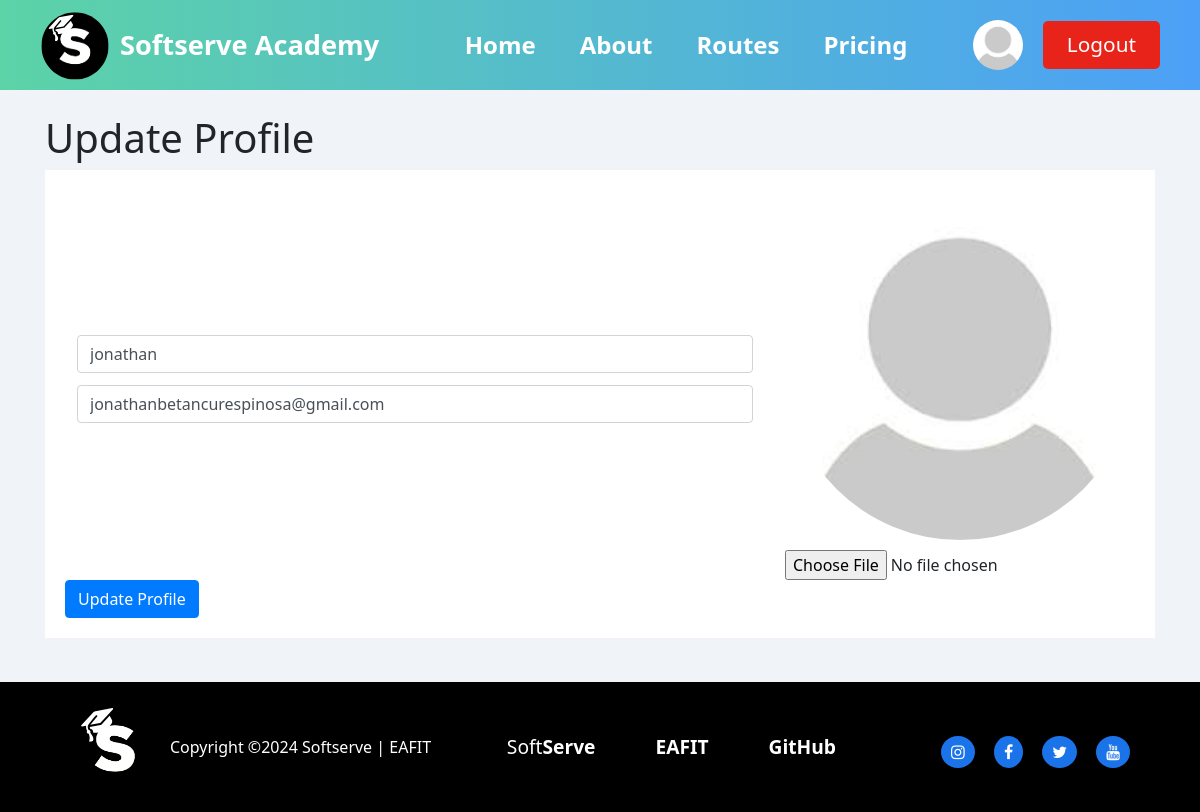
The app's page /user/update_profile/ (signed in), older data.
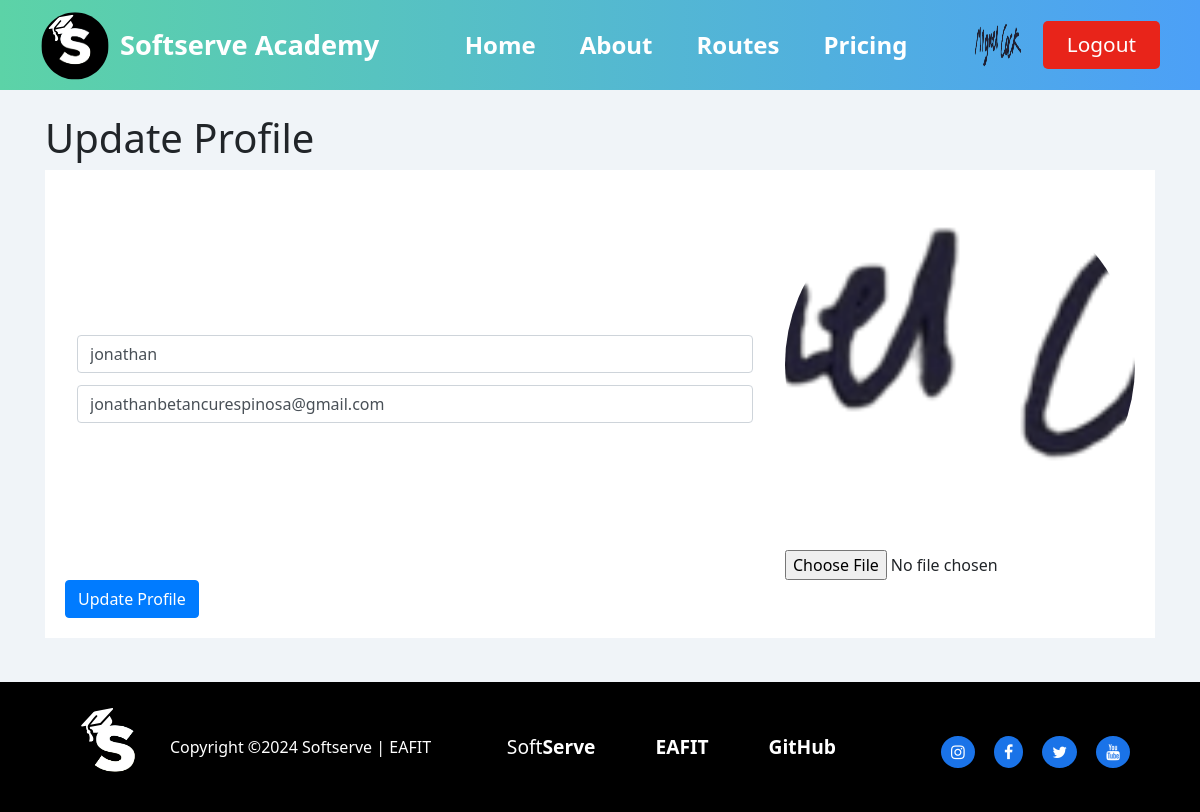
The same page, newer data.
### user/models.py (models this page shows, shortened)
class User(AbstractBaseUser, PermissionsMixin):
    id = models.AutoField(primary_key=True)
    name = models.CharField(max_length=100)
    password = models.CharField(max_length=100)
    email = models.EmailField(unique=True)
    image = models.ImageField(upload_to="user/images/", blank=True)
    preference = models.ForeignKey(
        Preference, on_delete=models.SET_NULL, blank=True, null=True
    )
    current_skills = models.ManyToManyField(
        SkillLevel, related_name="users_current", blank=True
    )
    target_skills = models.ManyToManyField(
        SkillLevel, related_name="users_target", blank=True
    )
    learning_routes = models.ManyToManyField(
        LearningRoute, related_name="users_route", blank=True
    )
    is_active = models.BooleanField(default=True)
    is_staff = models.BooleanField(default=False)
    is_superuser = models.BooleanField(default=False)
    objects = UserManager()
    USERNAME_FIELD = "email"
    REQUIRED_FIELDS = ["name"]

### user/views.py (the view)
# urls.py: path("user/update_profile/", userViews.update_profile, name="update_profile"),
@login_required
def update_profile(request):
    if request.method == "POST":
        form = ProfileUpdateForm(request.POST, request.FILES, instance=request.user)
        if form.is_valid():
            form.save()
            return redirect("user")
    else:
        form = ProfileUpdateForm(instance=request.user)
    return render(request, "update_profile.html", {"form": form, "user": request.user})

### user/forms.py (shortened to what this page needs)
class ProfileUpdateForm(forms.ModelForm):
    class Meta:
        model = User
        fields = ["name", "email", "image"]
        widgets = {
            "name": forms.TextInput(
                attrs={"class": "form-control", "placeholder": "Enter your name"}
            ),
            "email": forms.EmailInput(
                attrs={"class": "form-control", "placeholder": "Enter your email"}
            ),
            "image": forms.FileInput(attrs={"class": "form-control-file"}),
        }

### learning_route/models.py (called while the page is built)
    def __str__(self):
        return self.skill_level.skill.name + " - " + str(self.skill_level.level)

### user/templates/update_profile.html (shortened to what this page needs)
{% extends "base.html" %}
{% load static %}
{% block extra_css %}
<link rel="stylesheet" href="{% static 'css/update_profile.css' %}">
{% endblock %}
{% block content %}
<br>
<h1>Update Profile</h1>
<div class="main-content">
    <form method="post" enctype="multipart/form-data">
        <div class="info">
            <div class="texts">
                {{ form.name }}
                {{ form.email }}
            </div>
            <div class="image-section">
                {% if user.image %}
                <img class="profile-pic img-fluid" src="{{ user.image.url }}" alt="Profile Picture">
                {% else %}
                <img class="profile-pic img-fluid" src="{% static 'images/default-user.png' %}" alt="Profile Picture">
                {% endif %}
                {{ form.image }}
            </div>
        </div>
        <button type="submit" class="btn btn-primary">Update Profile</button>
    </form>
</div>
<br>
{% endblock %}

### SoftServeAcademy/templates/base.html (shortened to what this page needs)
<!DOCTYPE html>
<html lang="en">
{% load static %}
<head>
    <link rel="stylesheet" href="https://stackpath.bootstrapcdn.com/bootstrap/4.5.2/css/bootstrap.min.css">
    <link rel="stylesheet" href="https://cdnjs.cloudflare.com/ajax/libs/font-awesome/4.7.0/css/font-awesome.min.css">
    <link href="https://cdnjs.cloudflare.com/ajax/libs/select2/4.0.13/css/select2.min.css" rel="stylesheet" />
    <link rel="stylesheet" href="{% static 'css/header.css' %}">
    <link rel="stylesheet" href="{% static 'css/footer.css' %}">
    <link rel="stylesheet" href="{% static 'css/base.css' %}">
    {% block extra_css %}{% endblock %}
</head>
<body>
    <div class="wrapper">
        <header>
            <div class="logo">
                <a href="{% url 'home' %}"><img src="{% static 'images/2.svg' %}" alt="Logo"></a>
                <a href="{% url 'home' %}"><span>Softserve Academy</span></a>
            </div>
            <nav>
                <ul id="nav-links">
                    <li><a href="{% url 'home' %}">Home</a></li>
                    <li><a href="{% url 'about' %}">About</a></li>
                    {% if user.is_authenticated %}
                    <li class="dropdown">
                        <a href="{% url 'learning_route' %}">Routes</a>
                    </li>
                    {% endif %}
                    <li><a href="{% url 'pricing' %}">Pricing</a></li>
                </ul>
            </nav>
            <div class="auth-buttons">
                {% if user.is_authenticated %}
                <a href="{% url 'user' %}">
                    {% if user.image %}
                    <img src="{{ user.image.url }}" alt="User Photo" class="user-image">
                    {% else %}
                    <img src="{% static 'images/default-user.png' %}" alt="Default User Photo" class="user-image">
                    {% endif %}
                </a>
                <a href="{% url 'logout' %}" class="get-logout-btn">Logout</a>
                {% else %}
                <a href="{% url 'login' %}" class="login-btn">Login</a>
                <a href="{% url 'register' %}" class="get-started-btn">Get Started</a>
                {% endif %}
            </div>
        </header>
        <div class="container">
            {% block content %}
            {% endblock %}
        </div>
        <footer>
            <div class="footer-container">
                <div class="footer-left">
                    <img src="{% static 'images/2.svg' %}" alt="Logo">
                    <p>Copyright ©2024 Softserve | EAFIT</p>
                </div>
                <div class="footer-right">
                    <ul>
                        <li><a href="https://career.softserveinc.com/es/about/colombia">Soft<b>Serve</b></a></li>
                        <li><a href="https://www.eafit.edu.co/"><b>EAFIT</b></a></li>
                        <li><a href="https://github.com/QuitoTactico/SoftServe-Academy"><b>GitHub</b></a></li>
                    </ul>
                    <div class="social-media">
                        <a href="https://www.instagram.com/softserve_people/"><i class="fa fa-instagram"></i></a>
                        <a href="https://www.facebook.com/SoftServeColombia/"><i class="fa fa-facebook"></i></a>
                        <a href="https://x.com/SoftServeInc"><i class="fa fa-twitter"></i></a>
                        <a href="https://www.youtube.com/@SoftServeInc"><i class="fa fa-youtube"></i></a>
                    </div>
                </div>
            </div>
        </footer>
    </div>
</body>
</html>

Row changes from the older to the newer data that the page shows:
changed User "jonathan": image: picture added
